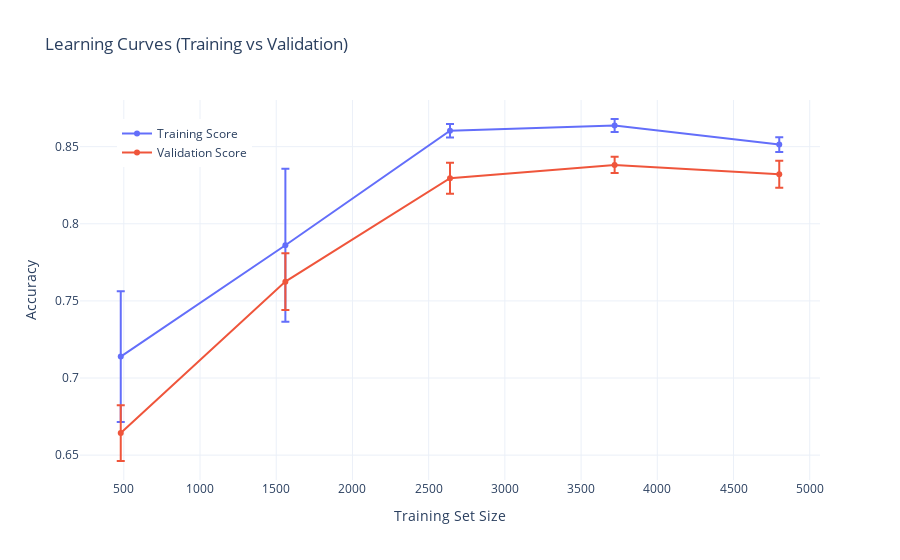

The cell this chart's notebook holds for it:
### Markdown cell above
### Curvas de Aprendizaje

### Code cell
plot_learning_curves(
    estimator=mlp,
    X=X_train_val,
    y=y_train_val,
    cv=3,
    scoring="accuracy",
)

### Figure 1 — Plotly figure (JSON) as saved in the notebook; plotly's stock layout.template omitted (floating-point values rounded to 4 significant figures)
{"data": [{"error_y": {"array": [0.04237, 0.04965, 0.004421, 0.004233, 0.004788], "type": "data", "visible": true}, "mode": "lines+markers", "name": "Training Score", "type": "scatter", "x": [480, 1560, 2640, 3720, 4800], "y": [0.7139, 0.7861, 0.8604, 0.8637, 0.8514]}, {"error_y": {"array": [0.0181, 0.01839, 0.01005, 0.005197, 0.00872], "type": "data", "visible": true}, "mode": "lines+markers", "name": "Validation Score", "type": "scatter", "x": [480, 1560, 2640, 3720, 4800], "y": [0.6643, 0.7625, 0.8296, 0.8382, 0.8321]}], "layout": {"legend": {"x": 0.05, "y": 0.95}, "title": {"text": "Learning Curves (Training vs Validation)"}, "xaxis": {"title": {"text": "Training Set Size"}}, "yaxis": {"title": {"text": "Accuracy"}}}}
